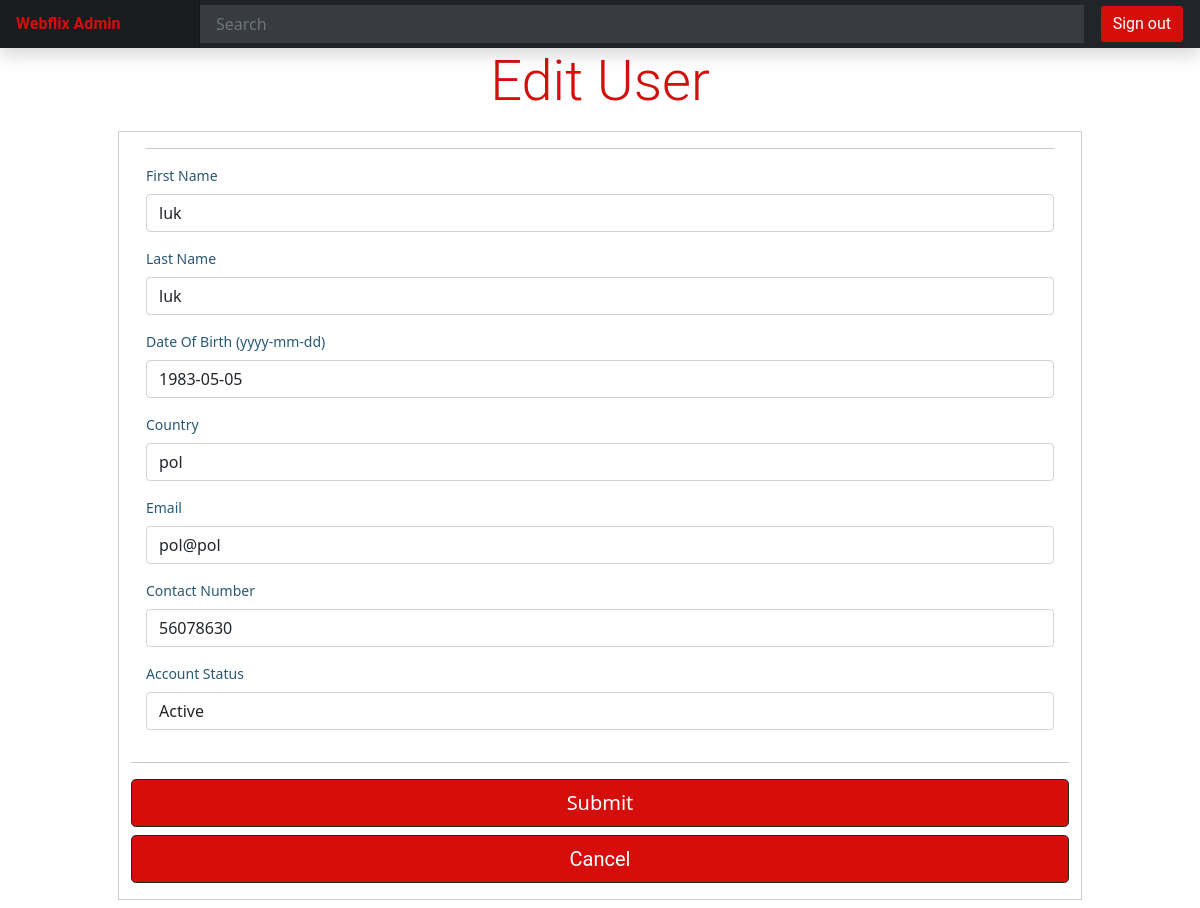
Page /Webflix_admin/edit_user.php?id=33 (signed in) on the committed database.
### tables this page shows
CREATE TABLE IF NOT EXISTS `users_webflix` (
  `id` int(11) NOT NULL AUTO_INCREMENT,
  `first_name` varchar(20) NOT NULL,
  `last_name` varchar(40) NOT NULL,
  `dob` date NOT NULL,
  `email` varchar(100) NOT NULL,
  `pass` varchar(256) NOT NULL,
  `contact_number` int(30) NOT NULL,
  `country` varchar(100) NOT NULL,
  `join_date` datetime NOT NULL,
  `account_status` varchar(30) NOT NULL DEFAULT 'Active',
  `member_type` varchar(10) NOT NULL,
  PRIMARY KEY (`id`)
);

### Webflix_admin/edit_user.php (the view, shortened to what this page needs)
<?php
 include ( 'includes/header_sign_out.php' ) ;
 require ( 'includes/connect_db.php' ) ;
 ?>
<?php
  if (isset($_GET['id']) && ctype_digit($_GET['id'])) {
    $id = $_GET['id'];
  } else {
    echo "Unable to display user detials";
  }
  if (isset($_POST['submit'])) {
    $fn = mysqli_real_escape_string( $link, trim( $_POST[ 'first_name' ] ) );
    $ln = mysqli_real_escape_string( $link, trim( $_POST[ 'last_name' ] ) );
    $dob = mysqli_real_escape_string( $link, trim( $_POST[ 'dob' ] ) );
    $country = mysqli_real_escape_string( $link, trim( $_POST[ 'country' ] ) );
    $email = mysqli_real_escape_string( $link, trim( $_POST[ 'email' ] ) );
    $number = mysqli_real_escape_string( $link, trim( $_POST[ 'contact_number' ] ) );
    $status = mysqli_real_escape_string( $link, trim( $_POST[ 'account_status' ] ) );
      $q = "UPDATE users_webflix SET first_name='$fn', last_name= '$ln', dob= '$dob', email= '$email',
      contact_number= '$number', country= '$country', account_status='$status'
      WHERE id='$id'";
      $r = mysqli_query ( $link, $q ) ;
      echo '  <div class="d-flex align-items-center justify-content-center" style="height: 350px">
      <div class="p-2 bd-highlight col-example">
      <div class="card border-dark">
         <div class="card-body">
         <h2>User details updated.</h2>
         <a href="dashboard.php"
         class="btn btn-dark btn-block" style="background-color: #D50e0c;">Back</a>
         </div>
         </div>
         </div>';
      $db->close();
  } else {
    $q = "SELECT * FROM users_webflix WHERE id = $id" ;
    $r = mysqli_query( $link, $q ) ;
    if ( mysqli_num_rows( $r ) == 1 )
    {
      $row = mysqli_fetch_array( $r, MYSQLI_ASSOC );
        $fn = $row['first_name'];
        $ln = $row['last_name'];
        $dob = $row['dob'];
        $country = $row['country'];
        $email = $row['email'];
        $number = $row['contact_number'];
        $status = $row['account_status'];
    }
    else
    {
     echo "Undabe to destply user details!";
    }
  }
?>
<h1 class="text-center display-4" style="color:#D50e0c;">Edit User </h1>
<div class="d-flex align-items-center justify-content-center">
    <div class="p-2 bd-highlight col-example">
 <div class="container" style="border:1px solid #cecece;">
<div class="col-lg d-flex justify-content-center">
<form  action="#" method="post">
<hr>
<div class="row">
<div class="form-group">
<label for="firstname"style="color:#285873;">First Name</label>
<input type="text" class="form-control" id="first_name" name="first_name" placeholder="Enter First Name" size="40"
value="<?php echo htmlspecialchars($fn, ENT_QUOTES);?>"require>
</div>
<div class="form-group">
<label for="last_name"style="color:#285873;">Last Name</label>
<input type="text" class="form-control" id="last_name" name="last_name" placeholder="Enter Last Name" size="40"
value="<?php echo htmlspecialchars($ln, ENT_QUOTES);?>">
</div>
</div>
<div class="row">
<div class="form-group">
<label for="dob"style="color:#285873;">Date Of Birth (yyyy-mm-dd)</label>
<input type="text" class="form-control" id="dob" name="dob" placeholder="Date Of Birth" size="40"
value="<?php echo htmlspecialchars($dob, ENT_QUOTES);?>">
</div>
</div>
<div class="row">
<div class="form-group">
<label for="country"style="color:#285873;">Country</label>
<input type="text" class="form-control" id="country" name="country" placeholder="Enter Country" size="40"
value="<?php echo htmlspecialchars($country, ENT_QUOTES)?>">
</div>
</div>
<div class="form-group">
<label for="email"style="color:#285873;">Email</label>
<input type="email" class="form-control" id="email" name="email" placeholder="Enter Email" size="40"
value="<?php echo htmlspecialchars($email, ENT_QUOTES)?>">
</div>
<div class="row">
<div class="form-group">
<label for="contact_number"style="color:#285873;">Contact Number</label>
<input type="text" class="form-control" id="contact_number" name="contact_number" placeholder="Enter Contact Number" size="40"
value="<?php echo htmlspecialchars($number, ENT_QUOTES)?>"require>
</div>
</div>
<div class="form-group">
<label for="account_status"style="color:#285873;">Account Status</label>
<input type="text" class="form-control" id="account_status" name="account_status" placeholder="Account Status" size="40"
value="<?php echo htmlspecialchars($status, ENT_QUOTES)?>"require>
</div>
</div>
<hr>
<div class="row justify-content-center">
<div class="form-group">
<input class="btn btn-dark btn-lg btn-block" type="submit" name="submit" style="background-color: #D50e0c;" value="Submit">
<a href="dashboard.php"  class="btn btn-dark btn-lg btn-block" style="background-color: #D50e0c;">Cancel</a>
</div>
</div>
</div>
</div>
</div>

### Webflix_admin/css/dashboard.css (style rules this page uses)
body { font-size: .875rem; }
h1 { color: #fff; font-family: 'Roboto', sans-serif; }
a { color: #fff; font-family: 'Roboto', sans-serif; }

### rows in the picture
users_webflix: first_name "luk", last_name "luk", dob "1983-05-05", country "pol", email "pol@pol", contact_number "56078630", account_status "Active"
